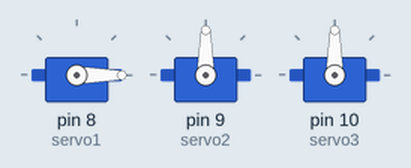
The sketch below on a simulated Arduino Uno, built with avr-gcc and run on an emulated ATmega328P. Shown: 3 × servo. What the sketch prints to the serial monitor is not drawn.

Above: at 0.1 s.
At 3.1 s:
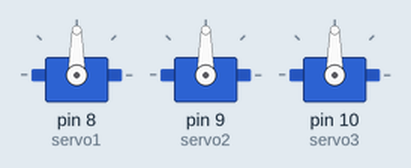
Timing chart, 0 to 4.6 s (numbered marks = the images above):
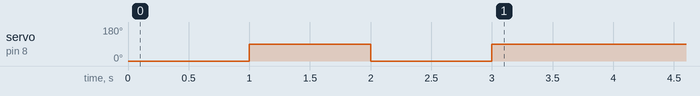

The sketch:

simple.ino
```cpp
#include<Servo.h>

Servo servo1;
Servo servo2;
Servo servo3;

bool is_open = true;
int teaspoons = 5;


void setup() {
  Serial.begin(9600);
  Serial.print("FOO");

  servo1.attach(8);
  servo2.attach(9);
  servo3.attach(10);
}

// the loop function runs over and over again forever
void loop() {
  /* moves 90degrees clockwise
    servo1.write(50);
    delay(210);
    servo1.write(91);
    delay(1000); */

    while (is_open) {
    for (int i = 0; i < 2; i ++) {
      is_open = false;
      servo1.write(0); //Move to the zero position, can use to calibrate too
      delay(1000);
      servo1.write(90); //Move to the 180 position
      delay(1000);
      Serial.write(teaspoons);
    }

    }


//  servo1.write(0); //Move to the zero position, can use to calibrate too
//  delay(1000);
//  servo1.write(90); //Move to the 180 position
//  delay(1000);
}
```

Measured:
- by itself, servo on pin 8 (servo1): 0° → 90° at 1.0 s, → 0° 1.0 s later, → 90° 1.0 s later
